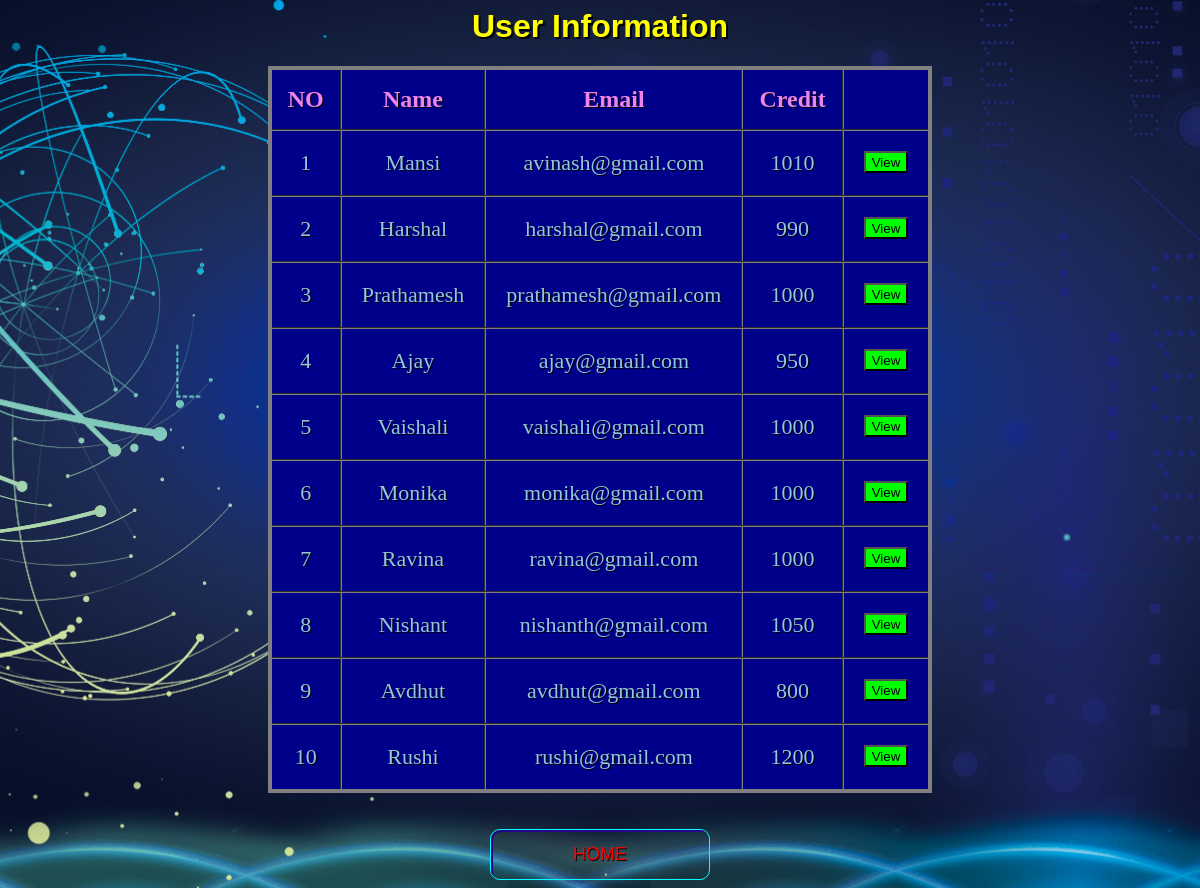
The app's page /getdetail.php with its own data.
### tables this page shows
CREATE TABLE `users` (
  `name` varchar(50) NOT NULL,
  `email` varchar(50) NOT NULL,
  `amount` double DEFAULT NULL
);

### getdetail.php (the view, shortened to what this page needs)
<?php
$con=mysqli_connect('localhost','root','','banking_system');
$q="select * from users ";
$result=mysqli_query($con,$q);
?>
<html>
<head>
   <link rel="stylesheet" href="button.css">
</head>
<body>
	<h1 style="color:#ffff00;text-shadow: 2px 2px black;">User Information</h1>
    <table class="flat-table-1">
		<thead>
			<th>NO</th>
			<th>Name</th>
			<th>Email</th>
			<th>Credit</th>
			<th></th>
		</thead>
		<tbody>
		<tr>
			<?php
				$row=mysqli_fetch_array($result);
			?>
			<td> 1</td>
			<td><?php echo  $row["name"]; ?></td>
			<td><?php echo  $row["email"]; ?></td>
			<td><?php echo  $row["amount"]; ?></td>
			<td>
				<form action="user.php" method="post"  class="view">
					<button class="button1" type="submit" name="name" value="Avinash">View</button>
				</form>
			</td>
		</tr>
		<tr>
			<?php
				$row=mysqli_fetch_array($result);
			?>
			<td> 2</td>
			<td><?php echo  $row["name"]; ?></td>
			<td><?php echo  $row["email"]; ?></td>
			<td><?php echo  $row["amount"]; ?></td>
			<td>
				<form action="user.php" method="post" class="view">
					<button class="button1" type="submit" name="name" value="Harshal">View</button>
				</form>
			</td>
		</tr>
        <tr>
			<?php
				$row=mysqli_fetch_array($result);
			?>
			<td> 3</td>
			<td><?php echo  $row["name"]; ?></td>
			<td><?php echo  $row["email"]; ?></td>
			<td><?php echo  $row["amount"]; ?></td>
			<td>
				<form action="user.php" method="post" class="view">
					<button class="button1" type="submit" name="name" value="Prathamesh">View</button>
				</form>
			</td>
		</tr>
        <tr>
			<?php
				$row=mysqli_fetch_array($result);
			?>
			<td> 4</td>
			<td><?php echo  $row["name"]; ?></td>
			<td><?php echo  $row["email"]; ?></td>
			<td><?php echo  $row["amount"]; ?></td>
			<td>
				<form action="user.php" method="post" class="view">
					<button class="button1" type="submit" name="name" value="Ajay">View</button>
				</form>
			</td>
        </tr>
        <tr>
			<?php
				$row=mysqli_fetch_array($result);
			?>
			<td> 5</td>
			<td><?php echo  $row["name"]; ?></td>
			<td><?php echo  $row["email"]; ?></td>
			<td><?php echo  $row["amount"]; ?></td>
			<td>
				<form action="user.php" method="post" class="view">
					<button class="button1" type="submit" name="name" value="Vaishali">View</button>
				</form>
			</td>
		</tr>
        <tr>
			<?php
				$row=mysqli_fetch_array($result);
			?>
			<td> 6</td>
			<td><?php echo  $row["name"]; ?></td>
			<td><?php echo  $row["email"]; ?></td>
			<td><?php echo  $row["amount"]; ?></td>
			<td>
				<form action="user.php" method="post" class="view">
					<button class="button1" type="submit" name="name" value="Monika">View</button>
				</form>
			</td>
        </tr>
        <tr>
			<?php
				$row=mysqli_fetch_array($result);
			?>
			<td> 7</td>
			<td><?php echo  $row["name"]; ?></td>
			<td><?php echo  $row["email"]; ?></td>
			<td><?php echo  $row["amount"]; ?></td>
			<td>
				<form action="user.php" method="post" class="view">
					<button class="button1"type="submit" name="name" value="Ravina">View</button>
				</form>
			</td>
		</tr>
        <tr>
			<?php
				$row=mysqli_fetch_array($result);
			?>
			<td> 8</td>
			<td><?php echo  $row["name"]; ?></td>
			<td><?php echo  $row["email"]; ?></td>
			<td><?php echo  $row["amount"]; ?></td>
			<td>
				<form action="user.php" method="post" class="view">
					<button class="button1"type="submit" name="name" value="Nishant">View</button>
				</form>
			</td>
		</tr>
        <tr>
			<?php
				$row=mysqli_fetch_array($result);
			?>
			<td> 9</td>
			<td><?php echo  $row["name"]; ?></td>
			<td><?php echo  $row["email"]; ?></td>
			<td><?php echo  $row["amount"]; ?></td>
			<td>
				<form action="user.php" method="post" class="view">
					<button class="button1"type="submit" name="name" value="Avdhut">View</button>
				</form>
			</td>
        </tr>
        <tr>
			<?php
				$row=mysqli_fetch_array($result);
			?>
			<td> 10</td>
			<td><?php echo  $row["name"]; ?></td>
			<td><?php echo  $row["email"]; ?></td>
			<td><?php echo  $row["amount"]; ?></td>
			<td>
				<form action="user.php" method="post" class="view">
					<button class="button1"type="submit" name="name" value="Rushi">View</button>
				</form>
			</td>
		</tr>
		</tbody>
	</table><br><br>
<div class="buttons">
	<a href="index.php">
    <button class="glow-on-hover">HOME</button>
	</a>
</div>
</body>
</html>

### button.css (style rules this page uses)
.glow-on-hover { width: 220px; height: 51px; outline: none; color: red; font-size:18px; background:transparent; text-shadow: 0.7px 0.7px black; overflow: hidden; cursor: pointer; position: relative; z-index: 0; border-radius: 10px; border: 1px solid #00FFFF; }
.glow-on-hover:before { content: ''; background: linear-gradient(45deg, #ff0000, #ff7300, #fffb00, #48ff00, #00ffd5, #002bff, #7a00ff, #ff00c8, #ff0000); position: absolute; top: -2px; left:-2px; background-size: 400%; z-index: -1; filter: blur(5px); width: calc(100% + 4px); height: calc(100% + 4px); animation: glowing 20s linear infinite; opacity: 0; transition: opacity .3s ease-in-out; border-radius: 10px; }
.glow-on-hover:after { z-index: -1; content: ''; position: absolute; width: 100%; height: 100%; left: 0; top: 0; border-radius: 10px; border: 2px solid #28048a; background:transparent; }

### getdetail.php (style rules this page uses)
body { text-align:center; }
.flat-table-1 { background: #00008b; }
h1 { font-family: Arial, Times, serif; }
table { text-align:center; margin-left: auto; margin-right: auto; border:4px solid gray; border-collapse:collapse; }
th { color:violet; font-size:24px; padding:16px; }
td { text-align:center; font-size:22px; color: #92c6df; padding: 0px 20px 0px 20px; }
tr { transition: background 0.3s, box-shadow 0.3s; }
th,td { border-collapse:collapse; border:2px groove gray; text-shadow: 1px 1px black; }
.button1 { background-color:lime; text-align:center; padding-top:2px; }
.view { top:50%; padding-top:20px; text-align:center; }
body { background-image:url("images/12.jpg"); background-position: center; background-repeat: no-repeat; background-size: cover; }

### records on screen
users: name "Mansi", email "avinash@gmail.com", amount "1010"
users: name "Harshal", email "harshal@gmail.com", amount "990"
users: name "Prathamesh", email "prathamesh@gmail.com", amount "1000"
users: name "Ajay", email "ajay@gmail.com", amount "950"
users: name "Vaishali", email "vaishali@gmail.com", amount "1000"
users: name "Monika", email "monika@gmail.com", amount "1000"
users: name "Ravina", email "ravina@gmail.com", amount "1000"
users: name "Nishant", email "nishanth@gmail.com", amount "1050"
users: name "Avdhut", email "avdhut@gmail.com", amount "800"
users: name "Rushi", email "rushi@gmail.com", amount "1200"
